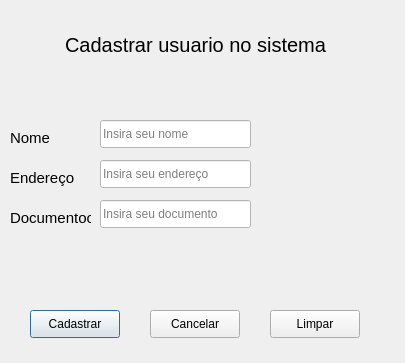
<?xml version="1.0" encoding="UTF-8"?>
<ui version="4.0">
 <class>Dialog</class>
 <widget class="QDialog" name="Dialog">
  <property name="geometry">
   <rect>
    <x>0</x>
    <y>0</y>
    <width>405</width>
    <height>363</height>
   </rect>
  </property>
  <property name="windowTitle">
   <string>Dialog</string>
  </property>
  <widget class="QLabel" name="label">
   <property name="geometry">
    <rect>
     <x>20</x>
     <y>30</y>
     <width>351</width>
     <height>31</height>
    </rect>
   </property>
   <property name="font">
    <font>
     <pointsize>15</pointsize>
    </font>
   </property>
   <property name="styleSheet">
    <string notr="true">color: rgb(0, 0, 0);</string>
   </property>
   <property name="text">
    <string>&lt;html&gt;&lt;head/&gt;&lt;body&gt;&lt;p align=&quot;center&quot;&gt;Cadastrar usuario no sistema&lt;/p&gt;&lt;/body&gt;&lt;/html&gt;</string>
   </property>
  </widget>
  <widget class="QLabel" name="label_2">
   <property name="geometry">
    <rect>
     <x>10</x>
     <y>130</y>
     <width>58</width>
     <height>16</height>
    </rect>
   </property>
   <property name="font">
    <font>
     <pointsize>11</pointsize>
    </font>
   </property>
   <property name="text">
    <string>Nome</string>
   </property>
  </widget>
  <widget class="QLineEdit" name="lineEdit">
   <property name="geometry">
    <rect>
     <x>100</x>
     <y>120</y>
     <width>151</width>
     <height>28</height>
    </rect>
   </property>
   <property name="styleSheet">
    <string notr="true">background-color: rgb(255, 255, 255);</string>
   </property>
   <property name="placeholderText">
    <string>Insira seu nome</string>
   </property>
  </widget>
  <widget class="QLineEdit" name="lineEdit_2">
   <property name="geometry">
    <rect>
     <x>100</x>
     <y>160</y>
     <width>151</width>
     <height>28</height>
    </rect>
   </property>
   <property name="styleSheet">
    <string notr="true">background-color: rgb(255, 255, 255);</string>
   </property>
   <property name="placeholderText">
    <string>Insira seu endereço</string>
   </property>
  </widget>
  <widget class="QLabel" name="label_3">
   <property name="geometry">
    <rect>
     <x>10</x>
     <y>170</y>
     <width>71</width>
     <height>16</height>
    </rect>
   </property>
   <property name="font">
    <font>
     <pointsize>11</pointsize>
    </font>
   </property>
   <property name="text">
    <string>Endereço</string>
   </property>
  </widget>
  <widget class="QLineEdit" name="lineEdit_3">
   <property name="geometry">
    <rect>
     <x>100</x>
     <y>200</y>
     <width>151</width>
     <height>28</height>
    </rect>
   </property>
   <property name="styleSheet">
    <string notr="true">background-color: rgb(255, 255, 255);</string>
   </property>
   <property name="placeholderText">
    <string>Insira seu documento</string>
   </property>
  </widget>
  <widget class="QLabel" name="label_4">
   <property name="geometry">
    <rect>
     <x>10</x>
     <y>210</y>
     <width>81</width>
     <height>16</height>
    </rect>
   </property>
   <property name="font">
    <font>
     <pointsize>11</pointsize>
    </font>
   </property>
   <property name="text">
    <string>Documentoo</string>
   </property>
  </widget>
  <widget class="QPushButton" name="pushButton">
   <property name="geometry">
    <rect>
     <x>30</x>
     <y>310</y>
     <width>90</width>
     <height>28</height>
    </rect>
   </property>
   <property name="text">
    <string>Cadastrar</string>
   </property>
  </widget>
  <widget class="QPushButton" name="pushButton_2">
   <property name="geometry">
    <rect>
     <x>150</x>
     <y>310</y>
     <width>90</width>
     <height>28</height>
    </rect>
   </property>
   <property name="text">
    <string>Cancelar</string>
   </property>
  </widget>
  <widget class="QPushButton" name="pushButton_3">
   <property name="geometry">
    <rect>
     <x>270</x>
     <y>310</y>
     <width>90</width>
     <height>28</height>
    </rect>
   </property>
   <property name="text">
    <string>Limpar</string>
   </property>
  </widget>
  <widget class="QLabel" name="label_5">
   <property name="geometry">
    <rect>
     <x>260</x>
     <y>110</y>
     <width>131</width>
     <height>121</height>
    </rect>
   </property>
   <property name="text">
    <string/>
   </property>
   <property name="pixmap">
    <pixmap>cadastro.png</pixmap>
   </property>
   <property name="scaledContents">
    <bool>true</bool>
   </property>
  </widget>
 </widget>
 <resources/>
 <connections/>
</ui>
